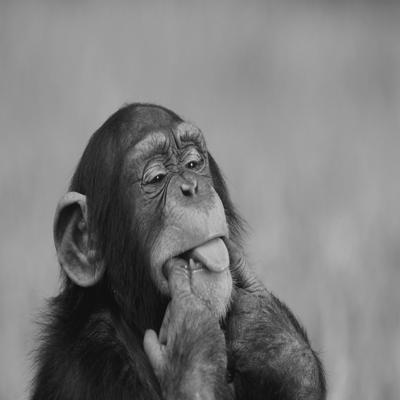
#> input picture ex3- Image Pyramids & Pyramid Blending/externals/monkey.jpg, 400 x 400 px; the run also reads 2 pictures not shown here
$ python ex3_presubmit.py   (older library calls are emulated)
#> lines starting #> are read from the running program, lines starting #| are printed output that depends on the picture; after the words box and inside, x2 and y2 are one past the last pixel; in counts of white or black regions, pixels touching at a corner belong together
### ex3- Image Pyramids & Pyramid Blending/sol3.py
# **************** Imports *******************
import numpy as np
from skimage import color
import scipy.signal as signal
import scipy.misc as misc
import matplotlib.pyplot as plt
import os


# **************** Constants *******************
VALID_REPRESENTATION = [1, 2]
NORMALIZE_VAL = 255

'''
The function reads an image as the requested representation (grey scale or RGB)
'''


def read_image(filename, representation):
    if representation not in VALID_REPRESENTATION:
        return
    else:
        image = misc.imread(filename).astype(np.float64)
        image = np.divide(image, NORMALIZE_VAL)

        if representation == VALID_REPRESENTATION[0]:
            image = color.rgb2grey(image)
            return image
        return image

'''
The function creates a 1 dimensional gaussian kernel in the given size
'''


def create_1d_gaussian_kernal(kernel_size):
    base = np.array([1,1])
    res = base
    for i in range(0, kernel_size - 2):
        res = signal.convolve(res, base)
    return np.array([res / np.sum(res)])


'''
The function blurs an image using a convolution with gaussian kernel g in image space
'''


def blur(im, kernel_size):
    gaussian_kernel = create_1d_gaussian_kernal(kernel_size)
    image_conv_kernel = signal.convolve2d(im, gaussian_kernel, 'same')
    return image_conv_kernel, gaussian_kernel

'''
The function builds gaussian pyramid and returns array in length of max levels of reduced images
'''


def build_gaussian_pyramid(im, max_levels, filter_size):
    cur_image = im
    ret_array = [im]
    filter = None
    for i in range(1, max_levels):
        blurred_image, filter = blur(cur_image, filter_size)
        cur_image = blurred_image[::2,::2]
        ret_array.append(cur_image)
    return ret_array, filter


def expand_image(im, kernel):
    zero_padded_large_image = np.zeros((im.shape[0]*2, im.shape[1]*2))
    zero_padded_large_image[::2, ::2] = im[:, :]
    out = 4 * signal.convolve2d(zero_padded_large_image, kernel, 'same')
    return out

'''
The function builds laplacian pyramid and returns array in length of max levels of reduced images
'''


def build_laplacian_pyramid(im, max_levels, filter_size):
    gaussian_array, kernel = build_gaussian_pyramid(im, max_levels, filter_size)
    laplacian_array = list()
    k = len(gaussian_array)
    for i in range(0, k-1):
        gaussian_image = gaussian_array[i]
        expended_gaussian = expand_image(gaussian_array[i+1], kernel)
        if expended_gaussian.shape[0] > gaussian_image.shape[0]:
            expended_gaussian = np.delete(expended_gaussian, (-1), axis=0)
        if expended_gaussian.shape[1] > gaussian_image.shape[1]:
            expended_gaussian = np.delete(expended_gaussian, (-1), axis=1)
        laplacian_array.append(np.subtract(gaussian_image, expended_gaussian))
    laplacian_array.append(gaussian_array[-1])
    return laplacian_array, kernel

'''
'''


def laplacian_to_image(lpyr, filter_vec, coeff):
    output = np.zeros((lpyr[0].shape[0], lpyr[0].shape[1]), dtype=np.float64)
    for i in range(len(lpyr)-1, 0, -1):
        laplacian = expand_image(lpyr[i], filter_vec)
        laplacian_b = lpyr[i-1]
        if laplacian.shape[0] > laplacian_b.shape[0]:
            laplacian = np.delete(laplacian, -1, axis=0)
        if laplacian.shape[1] > laplacian_b.shape[1]:
            laplacian = np.delete(laplacian, (-1), axis=1)
        tmp = laplacian + laplacian_b
        lpyr.pop()
        lpyr.pop()
        lpyr *= coeff[i]
        lpyr.append(tmp)
        output = tmp
    return output


def render_pyramid(pyr, levels):
    black_image_rows = pyr[0].shape[0]
    black_image_cols = 0
    for i in range(0, levels):
        black_image_cols += pyr[i].shape[1]

    black_image = np.zeros((black_image_rows, black_image_cols))

    rows_count = 0
    cols_count = 0
    for level in range(0, levels):
        black_image[0:pyr[level].shape[0]:1, cols_count:cols_count+pyr[level].shape[1]:1] += pyr[level]
        rows_count += pyr[level].shape[0]
        cols_count += pyr[level].shape[1]
    return black_image


def display_pyramid(pyr, levels):
    pyramid_image = render_pyramid(pyr, levels)
    plt.imshow(pyramid_image, cmap='gray')
    plt.show()
    return


def pyramid_blending(im1, im2, mask, max_levels, filter_size_im, filter_size_mask):
    assert im1.shape == im2.shape
    # build Laplacian pyramids L1 and L2
    laplacian_pyr_L1, filter = build_laplacian_pyramid(im1, max_levels, filter_size_im)
    laplacian_pyr_L2, filter = build_gaussian_pyramid(im2, max_levels, filter_size_im)

    # consteuct gaussian pyramid Gm (first convert to float64)
    mask_G_m = np.array(mask, dtype=np.float64)
    gaussian_pyr_Gm, filter2 = build_gaussian_pyramid(mask_G_m, max_levels, filter_size_mask)

    # construct laplacian pyramid L-out of the blending image for each level k:
    l_out = []
    for k in range(0, max_levels):
        l_out.append(np.multiply(gaussian_pyr_Gm[k], laplacian_pyr_L1[k]) + np.multiply((1-gaussian_pyr_Gm[k]),
                                                                                  laplacian_pyr_L2[k]))

    # Reconstruct the resulting blended image
    vector = np.ones(max_levels, dtype=np.int)
    image = laplacian_to_image(l_out, filter, vector)
    return image


def relpath(filename):
    return os.path.join(os.path.dirname(__file__), filename)


def blending_example1():
    jump = read_image(relpath("externals/jump.jpg"), 2)
    fire = read_image(relpath("externals/fire.jpg"), 2)
    mask_fire_jump = read_image(relpath("externals/jump_fire_mask.jpg"), 1)
    mask_fire_jump = mask_fire_jump.astype(bool)

    jump_over_fire_blue = pyramid_blending(jump[:,:,2], fire[:,:,2], mask_fire_jump, 3, 3, 3)
    jump_over_fire_green = pyramid_blending(jump[:,:,1], fire[:,:,1], mask_fire_jump, 3, 3, 3)
    jump_over_fire_red = pyramid_blending(jump[:,:,0], fire[:,:,0], mask_fire_jump, 3, 3, 3)

    jump_over_fire = np.zeros((fire.shape[0], fire.shape[1], 3))
    jump_over_fire[..., 0] = jump_over_fire_red
    jump_over_fire[..., 1] = jump_over_fire_green
    jump_over_fire[..., 2] = jump_over_fire_blue

    f, axarr = plt.subplots(2,2)
    axarr[0,0].imshow(jump)
    axarr[0,1].imshow(fire)
    axarr[1,0].imshow(mask_fire_jump, cmap='gray')
    axarr[1,1].imshow(jump_over_fire)

    plt.show()
    return fire, jump, mask_fire_jump, jump_over_fire


def blending_example2():
    throw = read_image(relpath("externals/throw.jpg"), 2)
    iphone = read_image(relpath("externals/iphone.jpg"), 2)
    mask_throw_iphone = read_image(relpath("externals/iphone_throw_mask.jpg"), 1)
    mask_throw_iphone = mask_throw_iphone.astype(bool)

    jump_over_fire_blue = pyramid_blending(throw[:,:,2], iphone[:,:,2], mask_throw_iphone, 3, 3, 3)
    jump_over_fire_green = pyramid_blending(throw[:,:,1], iphone[:,:,1], mask_throw_iphone, 3, 3, 3)
    jump_over_fire_red = pyramid_blending(throw[:,:,0], iphone[:,:,0], mask_throw_iphone, 3, 3, 3)

    throw_iphone = np.zeros((throw.shape[0], throw.shape[1], 3))
    throw_iphone[..., 0] = jump_over_fire_red
    throw_iphone[..., 1] = jump_over_fire_green
    throw_iphone[..., 2] = jump_over_fire_blue

    f, axarr = plt.subplots(2,2)
    axarr[0,0].imshow(throw)
    axarr[0,1].imshow(iphone)
    axarr[1,0].imshow(mask_throw_iphone, cmap='gray')
    axarr[1,1].imshow(throw_iphone)

    plt.show()


    return throw, iphone, mask_throw_iphone, throw_iphone

### ex3- Image Pyramids & Pyramid Blending/ex3_presubmit.py
import os, sys, traceback
import numpy as np
from scipy.misc import imread
from skimage import color
import sol3 as sol3

def read_image(filename, representation):
    im = imread(filename)
    if representation == 1 and im.ndim == 3 and im.shape[2] == 3:
        im = color.rgb2gray(im)
    if im.dtype == np.uint8:
        im = im.astype(np.float64) / 255.0
    if im.dtype != np.float64:
        im = im.astype(np.float64)
    return im

def presubmit():
    print ('ex3 presubmission script')
    disclaimer="""
    Disclaimer
    ----------
    The purpose of this script is to make sure that your code is compliant
    with the exercise API and some of the requirements
    The script does not test the quality of your results.
    Don't assume that passing this script will guarantee that you will get
    a high grade in the exercise
    """
    print (disclaimer)

    # [20 lines of commented-out code are left out]

    print ('\n=== Section 3.1 ===\n')
    im_orig = read_image('externals/monkey.jpg', 1)
#> in read_image, im is the input picture: shape (400, 400); min 5, max 227, mean 123.7
    try:
        print ('Trying to build Gaussian pyramid...')
        gpyr, filter_vec = sol3.build_gaussian_pyramid(im_orig, 3, 3)
#> the loop in build_gaussian_pyramid, `for i in range(1, max_levels):` made 2 passes
#> filter on passes 1 to 2: [[0.25, 0.5, 0.25]], [[0.25, 0.5, 0.25]]
#> after the loop in build_gaussian_pyramid, `for i in range(1, max_levels):`: ret_array = 3 items
#> gpyr = 3 items; filter_vec = [[0.25, 0.5, 0.25]]
        print ('\tPassed!')
        print ('Checking Gaussian pyramid type and structure...')
        if type(gpyr) is not list:
            raise ValueError('Returned pyramid is not a list type. It is %s instead.' % str(type(gpyr)))
        if len(gpyr) != 3:
            raise ValueError('Length of pyramid is wrong. Expecting length 3 list.')
        if filter_vec.shape != (1, 3):
            raise ValueError('Wrong blur filter size. Expecting 1x3')
        if any([l.dtype != np.float64 for l in gpyr]):
            raise ValueError('At least one of the levels in the pyramid is not float64.')
        print ('\tPassed!')
    except:
        print(traceback.format_exc())
        return False

    try:
        print ('Trying to build Laplacian pyramid...')
        lpyr, filter_vec = sol3.build_laplacian_pyramid(im_orig, 3, 3)
#> the loop in build_gaussian_pyramid (call 2), `for i in range(1, max_levels):` made 2 passes
#> in build_laplacian_pyramid, `gaussian_array, kernel = build_gaussian_pyramid(im, max_levels, filter..`: gaussian_array = 3 items; kernel = [[0.25, 0.5, 0.25]]
#> in build_laplacian_pyramid, `k = len(gaussian_array)`: k = 3
#> after the loop in build_laplacian_pyramid, `for i in range(0, k-1):`: laplacian_array = 2 items
#> lpyr = 3 items
        print ('\tPassed!')
        print ('Checking Laplacian pyramid type and structure...')
        if type(lpyr) is not list:
            raise ValueError('Returned pyramid is not a list type. It is %s instead.' % str(type(lpyr)))
        if len(lpyr) != 3:
            raise ValueError('Length of pyramid is wrong. Expecting length 3 list.')
        if filter_vec.shape != (1, 3):
            raise ValueError('Wrong blur filter size. Expecting 1x3')
        if any([l.dtype != np.float64 for l in lpyr]):
            raise ValueError('At least one of the levels in the pyramid is not float64.')
        print ('\tPassed!')
    except:
        print(traceback.format_exc())
        return False

    print ('\n=== Section 3.2 ===\n')
    try:
        print ('Trying to build Laplacian pyramid...')
        lpyr, filter_vec = sol3.build_laplacian_pyramid(im_orig, 3, 3)
        print ('\tPassed!')
        print ('Trying to reconstruct image from pyramid... (we are not checking for quality!)')
        im_r = sol3.laplacian_to_image(lpyr, filter_vec, [1, 1, 1])
#> the loop in laplacian_to_image, `for i in range(len(lpyr)-1, 0, -1):` made 2 passes
#> i on pass 1: 2
#> pass 1, in laplacian_to_image, `laplacian_b = lpyr[i-1]`:
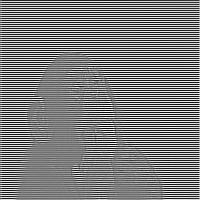
#> laplacian_b: shape (200, 200) float64; min -0.728, max 0.747, mean 0.00184; drawn with min black and max white
        print ('\tPassed!')
        print ('Checking reconstructed image type and structure...')
        if im_r.dtype != np.float64:
            raise ValueError('Reconstructed image is not float64. It is %s instead.' % str(im_r.dtype))
        if im_orig.shape != im_r.shape:
            raise ValueError('Reconstructed image is not the same size as the original image.')
        print ('\tPassed!')
    except:
        print(traceback.format_exc())
        return False

    print ('\n=== Section 3.3 ===\n')
    try:
        print ('Trying to build Gaussian pyramid...')
        gpyr, filter_vec = sol3.build_gaussian_pyramid(im_orig, 3, 3)
        print ('\tPassed!')
        print ('Trying to render pyramid to image...')
        im_pyr = sol3.render_pyramid(gpyr, 2)
#> in render_pyramid, `black_image = np.zeros((black_image_rows, black_image_cols))`: black_image: shape (400, 600) float64; every value is 0
#> after the loop in render_pyramid, `for level in range(0, levels):`:
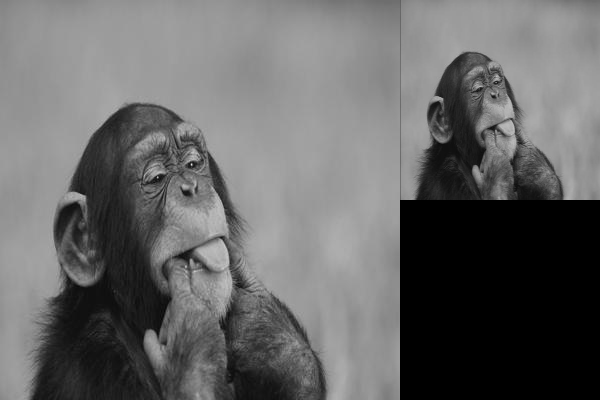
#> black_image: shape (400, 600) float64; min 0, max 0.89, mean 0.404
#> after the loop in render_pyramid, `for level in range(0, levels):`: cols_count = 600
        print ('\tPassed!')
        print ('Checking structure of returned image...')
        if im_pyr.shape != (400, 600):
            raise ValueError('Rendered pyramid is not the expected size. Expecting 400x600. Found %s.' % str(im_pyr.shape))
        print ('\tPassed!')
        print ('Trying to display image... (if DISPLAY env var not set, assumes running w/o screen)')
        sol3.display_pyramid(gpyr, 2)
        print ('\tPassed!')
    except:
        print(traceback.format_exc())
        return False

    print ('\n=== Section 4 ===\n')
    try:
        print ('Trying to blend two images... (we are not checking the quality!)')
        im_blend = sol3.pyramid_blending(im_orig, im_orig, np.zeros((400, 400), dtype=np.float64), 3, 3, 5)
#> in pyramid_blending, `laplacian_pyr_L1, filter = build_laplacian_pyramid(im1, max_levels, fi..`: laplacian_pyr_L1 = 3 items; filter = [[0.25, 0.5, 0.25]]
#> in pyramid_blending, `laplacian_pyr_L2, filter = build_gaussian_pyramid(im2, max_levels, fil..`: laplacian_pyr_L2 = 3 items
#> in pyramid_blending, `gaussian_pyr_Gm, filter2 = build_gaussian_pyramid(mask_G_m, max_levels..`: filter2 = [[0.0625, 0.25, 0.375, 0.25, 0.0625]]
#> after the loop in pyramid_blending, `for k in range(0, max_levels):`: l_out = 3 items
#> in pyramid_blending, `vector = np.ones(max_levels, dtype=np.int)`: vector = [1, 1, 1]
#> the loop in laplacian_to_image (call 2), `for i in range(len(lpyr)-1, 0, -1):` made 2 passes
#> pass 1, in laplacian_to_image (call 2), `tmp = laplacian + laplacian_b`:
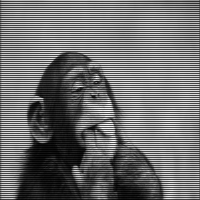
#> tmp: shape (200, 200) float64; min 0.0461, max 2.17, mean 0.967; drawn with min black and max white
        print ('\tPassed!')
        print ('Checking size of blended image...')
        if im_blend.shape != im_orig.shape:
            raise ValueError('Size of blended image is different from the original images and mask used.')
        print ('\tPassed!')
    except:
        print(traceback.format_exc())
        return False
    try:
        print ('Tring to call blending_example1()...')
        im1, im2, mask, im_blend = sol3.blending_example1()
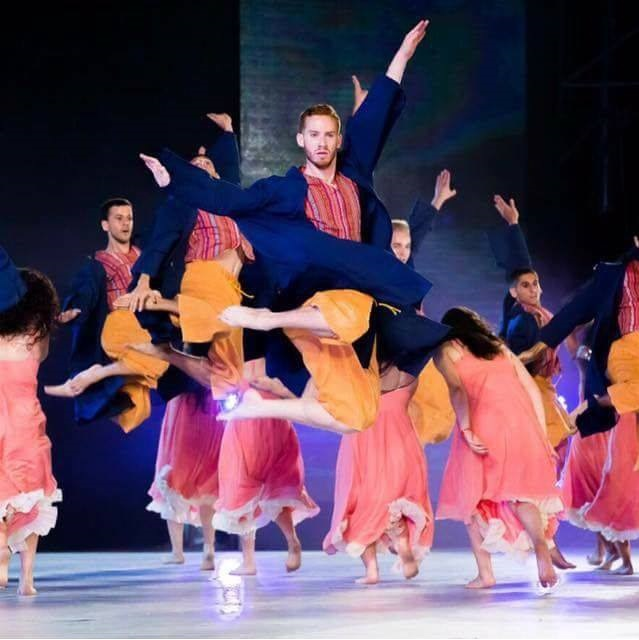
#> input picture ex3- Image Pyramids & Pyramid Blending/externals/jump.jpg, 639 x 640 px
#> call 2 of read_image, with representation = 2
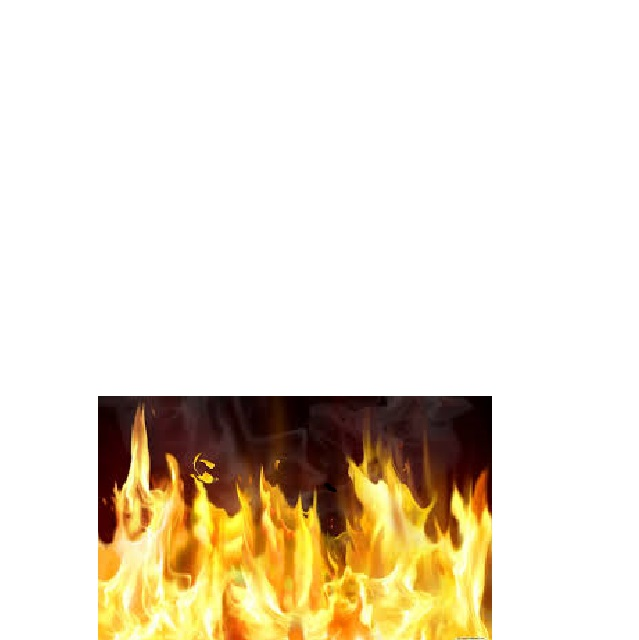
#> input picture ex3- Image Pyramids & Pyramid Blending/externals/fire.jpg, 639 x 640 px
#> call 3 of read_image, with representation = 1
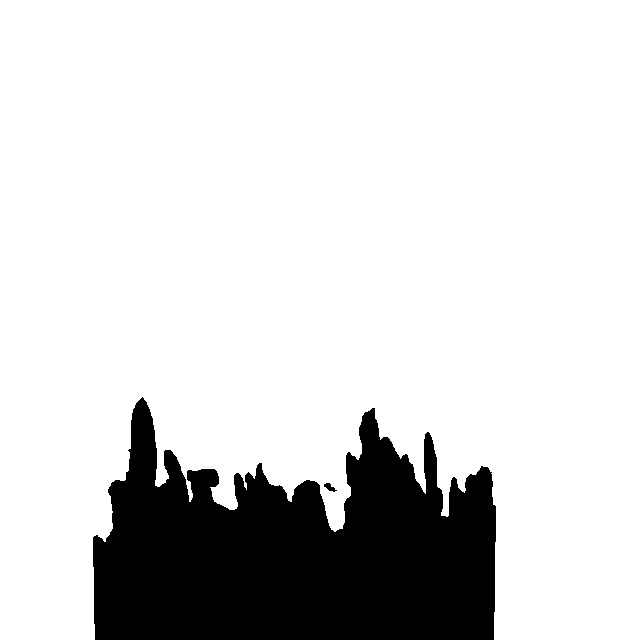
#> input picture ex3- Image Pyramids & Pyramid Blending/externals/jump_fire_mask.jpg, 639 x 640 px
#> in blending_example1, `mask_fire_jump = mask_fire_jump.astype(bool)`: mask_fire_jump: shape (640, 639) bool; 84.2% white; 8 black regions (6 under 20 px), largest, box (x1, y1, x2, y2) and area: (93, 397, 496, 640) 64423, (326, 483, 335, 492) 28
#> the loop in build_gaussian_pyramid (call 9), `for i in range(1, max_levels):` made 2 passes
#> filter on passes 1 to 2: [[0.25, 0.5, 0.25]], [[0.25, 0.5, 0.25]]
#> pass 2, in build_gaussian_pyramid (call 9), `cur_image = blurred_image[::2,::2]`:
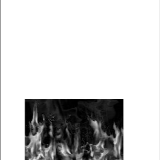
#> cur_image: shape (160, 160) float64; min 0, max 1, mean 0.81
        print ('\tPassed!')
        print ('Checking types of returned results...')
        if im1.dtype != np.float64:
            raise ValueError('im1 is not float64. It is %s instead.' % str(im1.dtype))
        if im2.dtype != np.float64:
            raise ValueError('im2 is not float64. It is %s instead.' % str(im2.dtype))
        if mask.dtype != np.bool:
            raise ValueError('mask is not bool. It is %s instead.' % str(mask.dtype))
        if im_blend.dtype != np.float64:
            raise ValueError('im_blend is not float64. It is %s instead.' % str(im_blend.dtype))
        print ('\tPassed!')
    except:
        print(traceback.format_exc())
        return False

    try:
        print ('Tring to call blending_example2()...')
        im1, im2, mask, im_blend = sol3.blending_example2()
        print ('\tPassed!')
        print ('Checking types of returned results...')
        if im1.dtype != np.float64:
            raise ValueError('im1 is not float64. It is %s instead.' % str(im1.dtype))
        if im2.dtype != np.float64:
            raise ValueError('im2 is not float64. It is %s instead.' % str(im2.dtype))
        if mask.dtype != np.bool:
            raise ValueError('mask is not bool. It is %s instead.' % str(mask.dtype))
        if im_blend.dtype != np.float64:
            raise ValueError('im_blend is not float64. It is %s instead.' % str(im_blend.dtype))
        print ('\tPassed!')
    except:
        print(traceback.format_exc())
        return False

    print ('\n=== All tests have passed ===');
    print ('=== Pre-submission script done ===\n');

    print ("""
    Please go over the output and verify that there are no failures/warnings.
    Remember that this script tested only some basic technical aspects of your implementation
    It is your responsibility to make sure your results are actually correct and not only
    technically valid.""")
    return True

presubmit()
